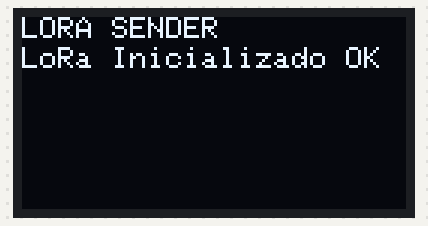
The sketch below on a simulated ESP32. Parts: 128×64 one-colour display. No radio packets arrive unless stated; what the sketch prints to the serial monitor is not drawn.

Above: at 0.2 s.
At 2.2 s:
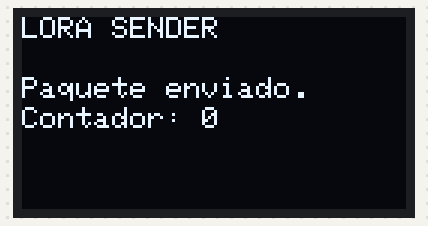
At 12.3 s:
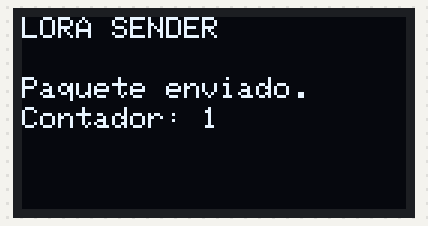

The sketch:

EmisorLoRa.ino
```cpp
//Libraries for LoRa
#include <SPI.h>
#include <LoRa.h>

//Libraries for OLED Display
#include <Wire.h>
#include <Adafruit_GFX.h>
#include <Adafruit_SSD1306.h>

//define the pins used by the LoRa transceiver module
#define SCK     5
#define MISO   19
#define MOSI   27
#define SS     18
#define RST    23
#define DIO0   26

//LoRa band
#define BAND 915E6  // para Europa

//OLED pins (según imagen)
#define OLED_SDA 21
#define OLED_SCL 22
#define OLED_RST -1  // No conectado, se puede poner -1 si no se usa

#define SCREEN_WIDTH 128
#define SCREEN_HEIGHT 64

int counter = 0;

// Inicializa la pantalla con RST deshabilitado (-1)
Adafruit_SSD1306 display(SCREEN_WIDTH, SCREEN_HEIGHT, &Wire, OLED_RST);

void setup() {
  Serial.begin(115200);

  // Inicializa la pantalla OLED
  Wire.begin(OLED_SDA, OLED_SCL);
  if (!display.begin(SSD1306_SWITCHCAPVCC, 0x3C, false, false)) {
    Serial.println(F("Fallo en inicialización de OLED"));
    while (true);
  }

  display.clearDisplay();
  display.setTextColor(WHITE);
  display.setTextSize(1);
  display.setCursor(0, 0);
  display.print("LORA SENDER");
  display.display();

  Serial.println("LoRa Sender Test");

  // Inicializa SPI para LoRa
  SPI.begin(SCK, MISO, MOSI, SS);
  LoRa.setPins(SS, RST, DIO0);

  if (!LoRa.begin(BAND)) {
    Serial.println("Fallo al iniciar LoRa");
    while (1);
  }

  Serial.println("LoRa Inicializado OK");
  display.setCursor(0, 10);
  display.print("LoRa Inicializado OK");
  display.display();
  delay(2000);
}

void loop() {
  Serial.print("Enviando paquete: ");
  Serial.println(counter);

  LoRa.beginPacket();
  LoRa.print("Paquete:  ");
  LoRa.print(counter);
  LoRa.endPacket();

  display.clearDisplay();
  display.setCursor(0, 0);
  display.println("LORA SENDER");
  display.setCursor(0, 20);
  display.print("Paquete enviado.");
  display.setCursor(0, 30);
  display.print("Contador: ");
  display.print(counter);
  display.display();

  counter++;
  delay(10000);
}
```

Measured:
- what the display in image 0 shows lasts 2.1 s, from 0.1 s to 2.2 s
- what the display in image 1 shows lasts 10.1 s, from 2.2 s to 12.3 s
